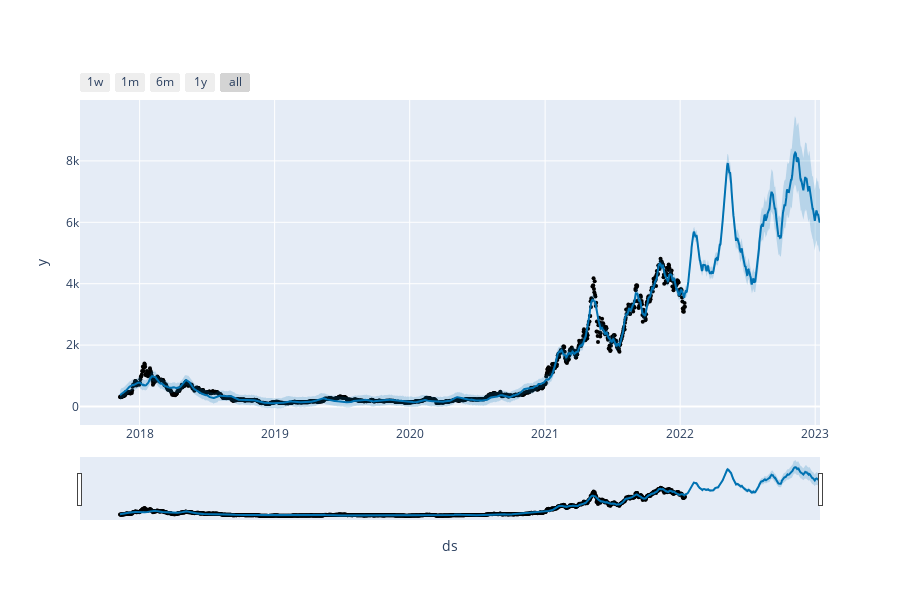

Notebook code for this chart:
### Code cell
plot_plotly(m, forecast)

### Figure 1 — Plotly figure (JSON) as saved in the notebook; plotly's stock layout.template omitted (floating-point values rounded to 4 significant figures; data arrays with more than 128 entries replaced by an {"elided": "..."} marker saying what was removed)
{"data": [{"marker": {"color": "black", "size": 4}, "mode": "markers", "name": "Actual", "type": "scatter", "x": {"elided": "1528 str values"}, "y": {"elided": "1528 float values"}}, {"hoverinfo": "skip", "line": {"width": 0}, "mode": "lines", "type": "scatter", "x": {"elided": "1893 str values"}, "y": {"elided": "1893 float values"}}, {"fill": "tonexty", "fillcolor": "rgba(0, 114, 178, 0.2)", "line": {"color": "#0072B2", "width": 2}, "mode": "lines", "name": "Predicted", "type": "scatter", "x": {"elided": "1893 str values"}, "y": {"elided": "1893 float values"}}, {"fill": "tonexty", "fillcolor": "rgba(0, 114, 178, 0.2)", "hoverinfo": "skip", "line": {"width": 0}, "mode": "lines", "type": "scatter", "x": {"elided": "1893 str values"}, "y": {"elided": "1893 float values"}}], "layout": {"height": 600, "showlegend": false, "width": 900, "xaxis": {"rangeselector": {"buttons": [{"count": 7, "label": "1w", "step": "day", "stepmode": "backward"}, {"count": 1, "label": "1m", "step": "month", "stepmode": "backward"}, {"count": 6, "label": "6m", "step": "month", "stepmode": "backward"}, {"count": 1, "label": "1y", "step": "year", "stepmode": "backward"}, {"step": "all"}]}, "rangeslider": {"visible": true}, "title": {"text": "ds"}, "type": "date"}, "yaxis": {"title": {"text": "y"}}}}
